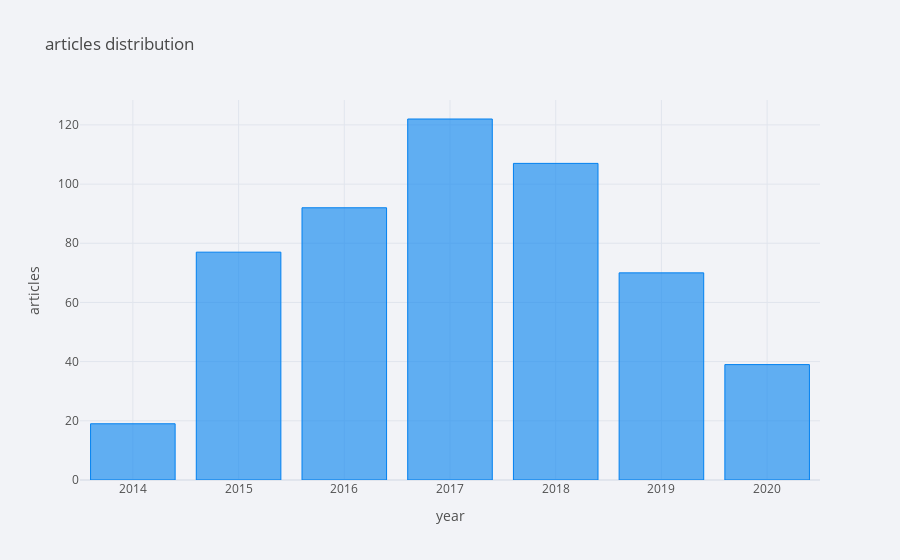

The notebook cell saved with this chart:
### Code cell
year_data.iplot(kind='bar', title='articles distribution', xTitle='year', yTitle='articles', theme='polar')

### Figure 1 — Plotly figure (JSON) as saved in the notebook; plotly's stock layout.template omitted (floating-point values rounded to 4 significant figures)
{"data": [{"marker": {"color": "rgba(0, 128, 240, 0.6)", "line": {"color": "rgba(0, 128, 240, 1.0)", "width": 1}}, "name": "None", "orientation": "v", "text": "", "type": "bar", "x": [2014, 2015, 2016, 2017, 2018, 2019, 2020], "y": [19, 77, 92, 122, 107, 70, 39]}], "layout": {"legend": {"bgcolor": "#F2F3F7", "font": {"color": "#505050"}}, "paper_bgcolor": "#F2F3F7", "plot_bgcolor": "#F2F3F7", "title": {"font": {"color": "#484848"}, "text": "articles distribution"}, "xaxis": {"gridcolor": "#E1E5ED", "showgrid": true, "tickfont": {"color": "#505050"}, "title": {"font": {"color": "#505050"}, "text": "year"}, "zerolinecolor": "#E1E5ED"}, "yaxis": {"gridcolor": "#E1E5ED", "showgrid": true, "tickfont": {"color": "#505050"}, "title": {"font": {"color": "#505050"}, "text": "articles"}, "zerolinecolor": "#E1E5ED"}}}
